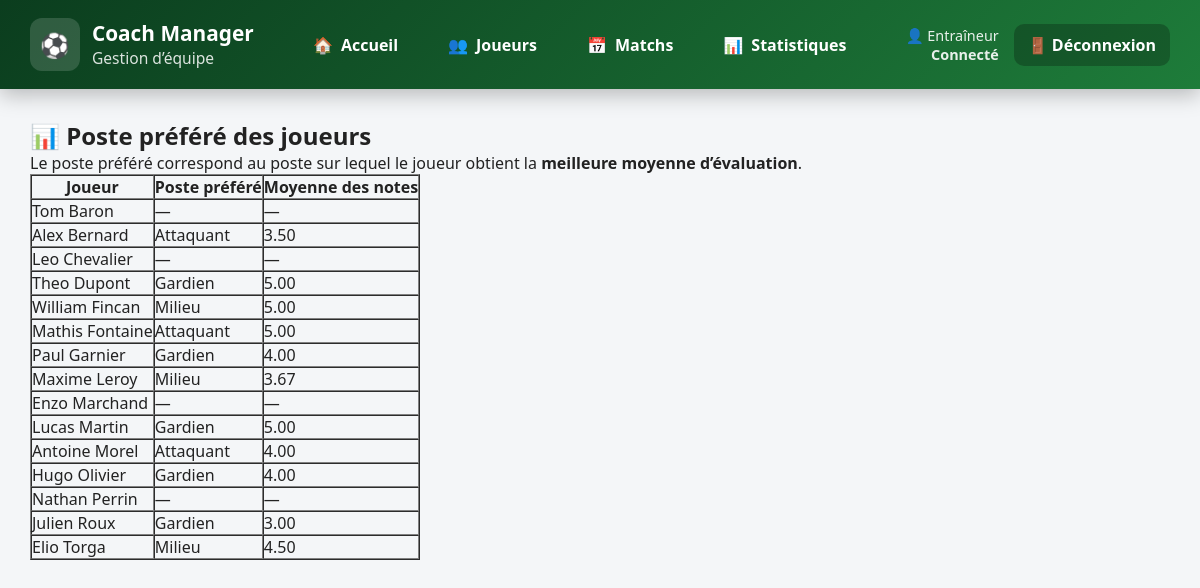
The app's page /stats/stats_poste_prefere.php (signed in) with its own data.
### tables this page shows
CREATE TABLE joueur (
    id_joueur INT AUTO_INCREMENT PRIMARY KEY,
    nom VARCHAR(50) NOT NULL,
    prenom VARCHAR(50) NOT NULL,
    num_licence VARCHAR(20) UNIQUE NOT NULL,
    date_naissance DATE,
    taille_cm INT,
    poids_kg DECIMAL(5,2),
    id_statut INT NOT NULL,
    FOREIGN KEY (id_statut) REFERENCES statut(id_statut)
);

### stats/stats_poste_prefere.php (the view, shortened to what this page needs)
<?php
require_once __DIR__ . "/../includes/config.php";
include __DIR__ . "/../includes/header.php";
$joueurs = $gestion_sportive->query("
    SELECT id_joueur, nom, prenom
    FROM joueur
    ORDER BY nom, prenom
")->fetchAll(PDO::FETCH_ASSOC);
?>
<h2>📊 Poste préféré des joueurs</h2>
<p>
    Le poste préféré correspond au poste sur lequel le joueur obtient la
    <strong>meilleure moyenne d’évaluation</strong>.
</p>
<table border="1" cellpadding="6" cellspacing="0">
<thead>
<tr>
    <th>Joueur</th>
    <th>Poste préféré</th>
    <th>Moyenne des notes</th>
</tr>
</thead>
<tbody>
<?php foreach ($joueurs as $j): ?>
<?php
$id = $j["id_joueur"];
$stmt = $gestion_sportive->prepare("
    SELECT p.libelle AS poste,
           ROUND(AVG(pa.evaluation), 2) AS moyenne
    FROM participation pa
    JOIN poste p ON pa.id_poste = p.id_poste
    WHERE pa.id_joueur = ?
      AND pa.evaluation IS NOT NULL
    GROUP BY pa.id_poste
    ORDER BY moyenne DESC
    LIMIT 1
");
$stmt->execute([$id]);
$result = $stmt->fetch(PDO::FETCH_ASSOC);
?>
<tr>
    <td><?= htmlspecialchars($j["prenom"] . " " . $j["nom"]) ?></td>
    <td><?= $result ? htmlspecialchars($result["poste"]) : "—" ?></td>
    <td><?= $result ? $result["moyenne"] : "—" ?></td>
</tr>
<?php endforeach; ?>
</tbody>
</table>
<?php include __DIR__ . "/../includes/footer.php"; ?>

### includes/header.php (style rules this page uses)
* { box-sizing: border-box; margin: 0; padding: 0; font-family: "Segoe UI", Roboto, Arial, sans-serif; }
body { background-color: #f4f6f8; color: #222; }

### records on screen
joueur: prenom+nom "Tom Baron"
joueur: prenom+nom "Alex Bernard", poste "Attaquant", moyenne "3.50"
joueur: prenom+nom "Leo Chevalier"
joueur: prenom+nom "Theo Dupont", poste "Gardien", moyenne "5.00"
joueur: prenom+nom "William Fincan", poste "Milieu", moyenne "5.00"
joueur: prenom+nom "Mathis Fontaine", poste "Attaquant", moyenne "5.00"
joueur: prenom+nom "Paul Garnier", poste "Gardien", moyenne "4.00"
joueur: prenom+nom "Maxime Leroy", poste "Milieu", moyenne "3.67"
joueur: prenom+nom "Enzo Marchand"
joueur: prenom+nom "Lucas Martin", poste "Gardien", moyenne "5.00"
joueur: prenom+nom "Antoine Morel", poste "Attaquant", moyenne "4.00"
joueur: prenom+nom "Hugo Olivier", poste "Gardien", moyenne "4.00"
joueur: prenom+nom "Nathan Perrin"
joueur: prenom+nom "Julien Roux", poste "Gardien", moyenne "3.00"
joueur: prenom+nom "Elio Torga", poste "Milieu", moyenne "4.50"
